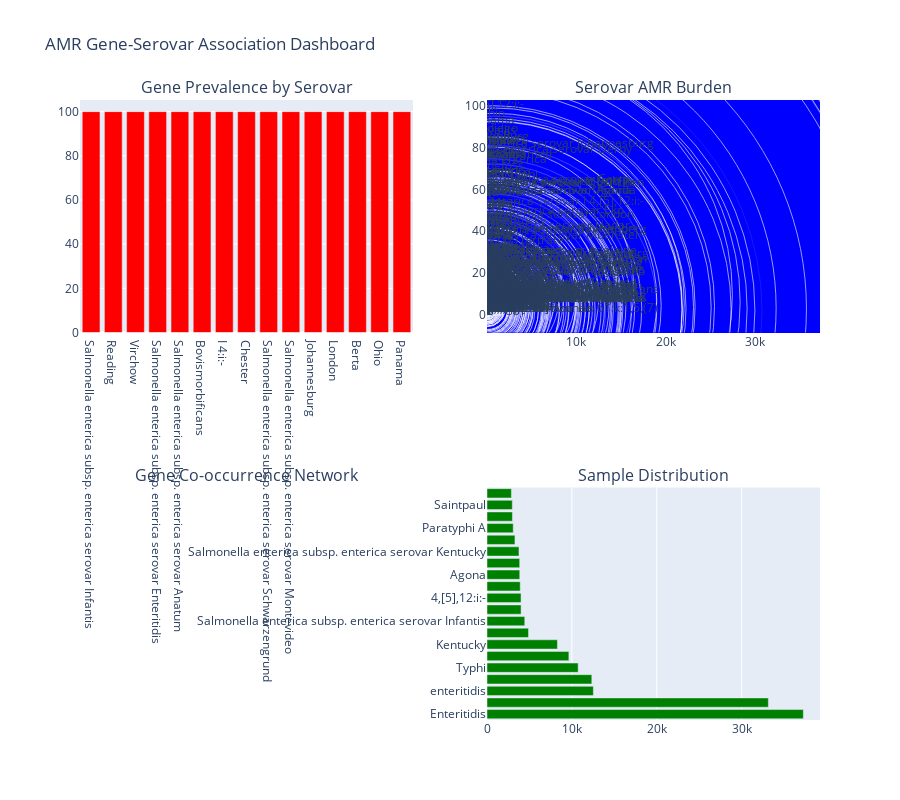

Notebook source saved alongside this figure:
### Markdown cell above
Plots

### Code cell
def create_interactive_explorer(df_amr, serovar_df, top_genes=20):
    """Create interactive visualization for exploring gene-serovar relationships"""
    
    print("\n🎛️ Creating interactive gene-serovar explorer...")
    
    top_genes_list = [gene for gene, count in gene_frequency.most_common(top_genes)]
    
    # Create subplot figure
    fig = make_subplots(
        rows=2, cols=2,
        subplot_titles=(
            'Gene Prevalence by Serovar',
            'Serovar AMR Burden',
            'Gene Co-occurrence Network',
            'Sample Distribution'
        ),
        specs=[[{"type": "bar"}, {"type": "scatter"}],
               [{"type": "scatter"}, {"type": "bar"}]]
    )
    
    # Plot 1: Bar chart of gene prevalence by serovar (for first gene)
    first_gene = top_genes_list[0]
    gene_data = serovar_df.nlargest(15, f'{first_gene}_prevalence')
    
    fig.add_trace(
        go.Bar(
            x=gene_data['serovar'],
            y=gene_data[f'{first_gene}_prevalence'],
            name=f'{first_gene} prevalence',
            marker_color='red'
        ),
        row=1, col=1
    )
    
    # Plot 2: Scatter of AMR burden by serovar
    fig.add_trace(
        go.Scatter(
            x=serovar_df['total_samples'],
            y=serovar_df['avg_amr_genes'],
            mode='markers+text',
            text=serovar_df['serovar'],
            textposition="top center",
            marker=dict(
                size=serovar_df['amr_samples'],
                sizemode='diameter',
                sizeref=2,
                color='blue',
                opacity=0.6
            ),
            name='AMR burden'
        ),
        row=1, col=2
    )
    
    # Plot 3: Sample distribution
    sample_dist = df_amr['Serovar_clean'].value_counts().head(20)
    fig.add_trace(
        go.Bar(
            x=sample_dist.values,
            y=sample_dist.index,
            orientation='h',
            name='Sample counts',
            marker_color='green'
        ),
        row=2, col=2
    )
    
    fig.update_layout(
        height=800,
        title_text="AMR Gene-Serovar Association Dashboard",
        showlegend=False
    )
    
    fig.show()

create_interactive_explorer(df_amr, serovar_analysis_df)

### Figure 1 — Plotly figure (JSON) as saved in the notebook; plotly's stock layout.template omitted (floating-point values rounded to 4 significant figures; data arrays with more than 128 entries replaced by an {"elided": "..."} marker saying what was removed)
{"data": [{"marker": {"color": "red"}, "name": "mdsB prevalence", "type": "bar", "x": ["Salmonella enterica subsp. enterica serovar Infantis", "Reading", "Virchow", "Salmonella enterica subsp. enterica serovar Enteritidis", "Salmonella enterica subsp. enterica serovar Anatum", "Bovismorbificans", "I 4:i:-", "Chester", "Salmonella enterica subsp. enterica serovar Schwarzengrund", "Salmonella enterica subsp. enterica serovar Montevideo", "Johannesburg", "London", "Berta", "Ohio", "Panama"], "xaxis": "x", "y": [100, 100, 100, 100, 100, 100, 100, 100, 100, 100, 100, 100, 100, 100, 100], "yaxis": "y"}, {"marker": {"color": "blue", "opacity": 0.6, "size": {"elided": "545 int values"}, "sizemode": "diameter", "sizeref": 2}, "mode": "markers+text", "name": "AMR burden", "text": {"elided": "545 str values"}, "textposition": "top center", "type": "scatter", "x": {"elided": "545 int values"}, "xaxis": "x2", "y": {"elided": "545 float values"}, "yaxis": "y2"}, {"marker": {"color": "green"}, "name": "Sample counts", "orientation": "h", "type": "bar", "x": [37272, 33149, 12532, 12348, 10741, 9647, 8297, 4892, 4448, 4015, 4010, 3914, 3857, 3851, 3768, 3294, 3090, 2999, 2982, 2874], "xaxis": "x4", "y": ["Enteritidis", "Typhimurium", "enteritidis", "Infantis", "Typhi", "Newport", "Kentucky", "Heidelberg", "Salmonella enterica subsp. enterica serovar Infantis", "Salmonella Typhimurium - monophasic", "4,[5],12:i:-", "Montevideo", "Agona", "Dublin", "Salmonella enterica subsp. enterica serovar Kentucky", "Anatum", "Paratyphi A", "Braenderup", "Saintpaul", "Javiana"], "yaxis": "y4"}], "layout": {"annotations": [{"font": {"size": 16}, "showarrow": false, "text": "Gene Prevalence by Serovar", "x": 0.225, "xanchor": "center", "xref": "paper", "y": 1, "yanchor": "bottom", "yref": "paper"}, {"font": {"size": 16}, "showarrow": false, "text": "Serovar AMR Burden", "x": 0.775, "xanchor": "center", "xref": "paper", "y": 1, "yanchor": "bottom", "yref": "paper"}, {"font": {"size": 16}, "showarrow": false, "text": "Gene Co-occurrence Network", "x": 0.225, "xanchor": "center", "xref": "paper", "y": 0.375, "yanchor": "bottom", "yref": "paper"}, {"font": {"size": 16}, "showarrow": false, "text": "Sample Distribution", "x": 0.775, "xanchor": "center", "xref": "paper", "y": 0.375, "yanchor": "bottom", "yref": "paper"}], "height": 800, "showlegend": false, "title": {"text": "AMR Gene-Serovar Association Dashboard"}, "xaxis": {"anchor": "y", "domain": [0, 0.45]}, "xaxis2": {"anchor": "y2", "domain": [0.55, 1]}, "xaxis3": {"anchor": "y3", "domain": [0, 0.45]}, "xaxis4": {"anchor": "y4", "domain": [0.55, 1]}, "yaxis": {"anchor": "x", "domain": [0.625, 1]}, "yaxis2": {"anchor": "x2", "domain": [0.625, 1]}, "yaxis3": {"anchor": "x3", "domain": [0, 0.375]}, "yaxis4": {"anchor": "x4", "domain": [0, 0.375]}}}
